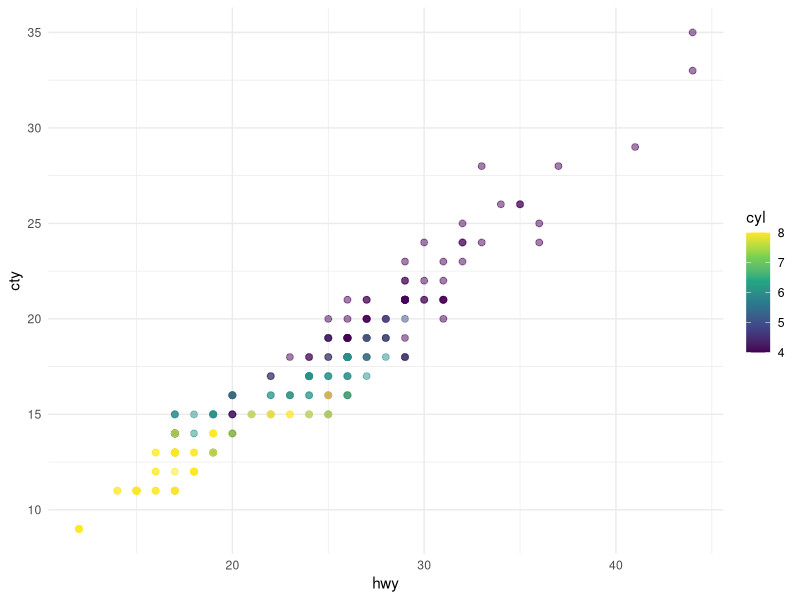
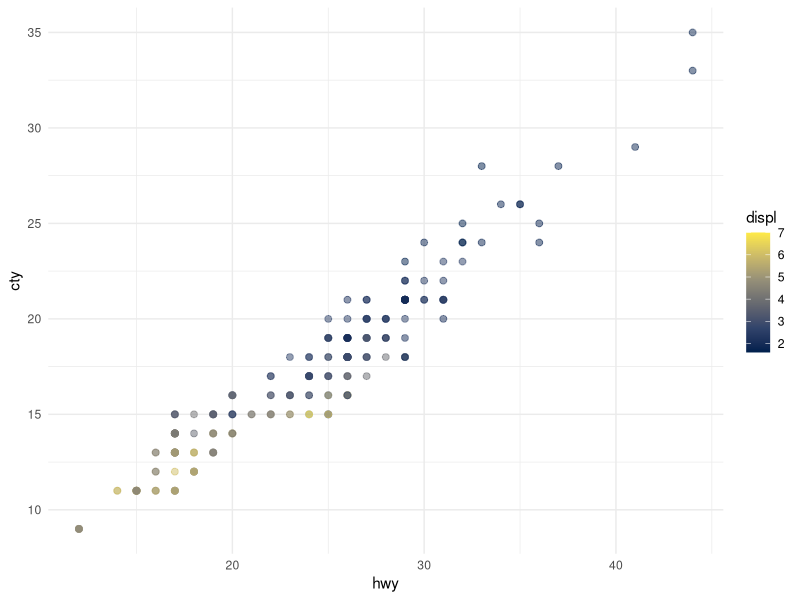

Reproduce these figures in R, in order.
## ---- chunk 1
#| label: load-packages
#| echo: false

library(ggplot2)
## ---- chunk 2
#| label: fig-mpg
#| fig-cap: "City and highway mileage for 38 popular models of cars."
#| fig-subcap:
#|   - "Color by number of cylinders"
#|   - "Color by engine displacement, in liters"
#| layout-ncol: 2
#| column: page

ggplot(mpg, aes(x = hwy, y = cty, color = cyl)) +
  geom_point(alpha = 0.5, size = 2) +
  scale_color_viridis_c() +
  theme_minimal()

ggplot(mpg, aes(x = hwy, y = cty, color = displ)) +
  geom_point(alpha = 0.5, size = 2) +
  scale_color_viridis_c(option = "E") +
  theme_minimal()
